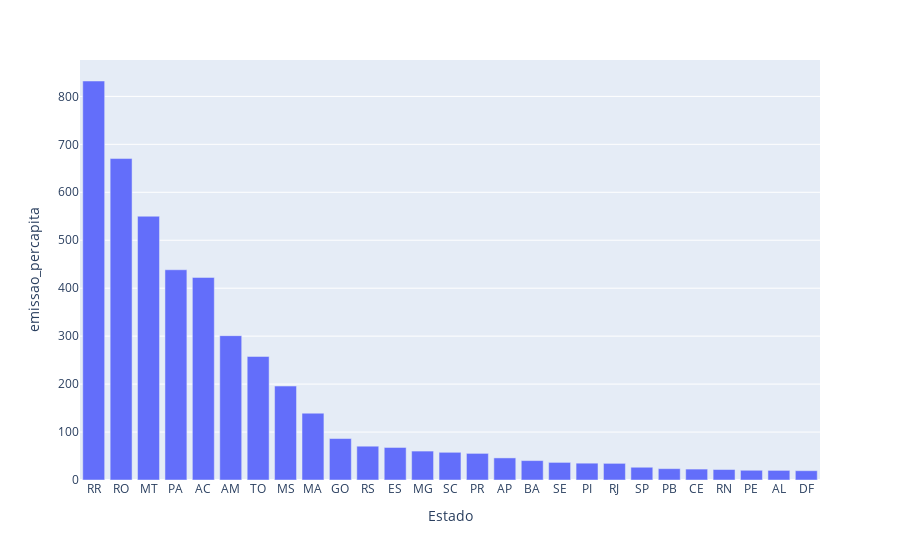

The notebook cell saved with this chart:
### Code cell
px.bar(data_frame=dados_agrupados, x='Estado', y='emissao_percapita')

### Figure 1 — Plotly figure (JSON) as saved in the notebook; plotly's stock layout.template omitted (floating-point values rounded to 4 significant figures)
{"data": [{"alignmentgroup": "True", "hovertemplate": "Estado=%{x}<br>emissao_percapita=%{y}<extra></extra>", "legendgroup": "", "marker": {"color": "#636efa", "pattern": {"shape": ""}}, "name": "", "offsetgroup": "", "orientation": "v", "showlegend": false, "textposition": "auto", "type": "bar", "x": ["RR", "RO", "MT", "PA", "AC", "AM", "TO", "MS", "MA", "GO", "RS", "ES", "MG", "SC", "PR", "AP", "BA", "SE", "PI", "RJ", "SP", "PB", "CE", "RN", "PE", "AL", "DF"], "xaxis": "x", "y": [832.1, 670.3, 550.1, 438.4, 422.5, 301.0, 257.7, 195.9, 139.3, 86.44, 70.48, 67.86, 60.32, 57.77, 55.49, 46.09, 40.47, 36.71, 35.07, 34.71, 26.58, 23.65, 22.77, 21.86, 20.29, 20.03, 19.39], "yaxis": "y"}], "layout": {"barmode": "relative", "legend": {"tracegroupgap": 0}, "margin": {"t": 60}, "xaxis": {"anchor": "y", "domain": [0, 1], "title": {"text": "Estado"}}, "yaxis": {"anchor": "x", "domain": [0, 1], "title": {"text": "emissao_percapita"}}}}
